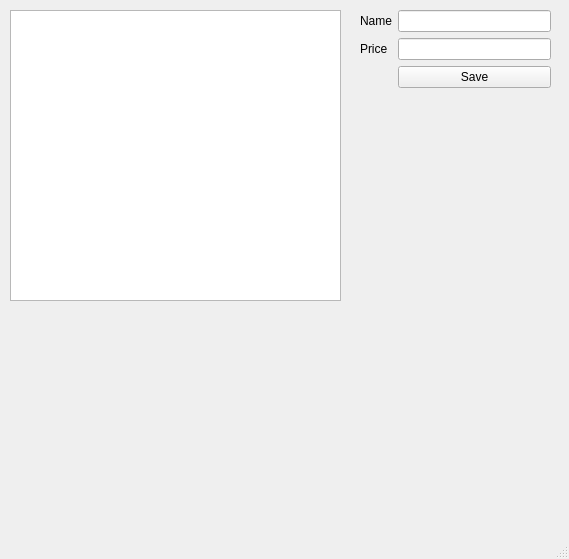
<?xml version="1.0" encoding="UTF-8"?>
<ui version="4.0">
 <class>MainWindow</class>
 <widget class="QMainWindow" name="MainWindow">
  <property name="geometry">
   <rect>
    <x>0</x>
    <y>0</y>
    <width>569</width>
    <height>559</height>
   </rect>
  </property>
  <property name="windowTitle">
   <string>MainWindow</string>
  </property>
  <widget class="QWidget" name="centralwidget">
   <widget class="QTableWidget" name="tableProducts">
    <property name="geometry">
     <rect>
      <x>10</x>
      <y>10</y>
      <width>331</width>
      <height>291</height>
     </rect>
    </property>
   </widget>
   <widget class="QWidget" name="formLayoutWidget">
    <property name="geometry">
     <rect>
      <x>360</x>
      <y>10</y>
      <width>191</width>
      <height>141</height>
     </rect>
    </property>
    <layout class="QFormLayout" name="formLayout">
     <item row="0" column="1">
      <widget class="QLineEdit" name="txtName"/>
     </item>
     <item row="1" column="1">
      <widget class="QLineEdit" name="txtPrice"/>
     </item>
     <item row="0" column="0">
      <widget class="QLabel" name="lblName">
       <property name="text">
        <string>Name</string>
       </property>
      </widget>
     </item>
     <item row="1" column="0">
      <widget class="QLabel" name="lblPrice">
       <property name="text">
        <string>Price</string>
       </property>
      </widget>
     </item>
     <item row="2" column="1">
      <widget class="QPushButton" name="btnSave">
       <property name="text">
        <string>Save</string>
       </property>
      </widget>
     </item>
    </layout>
   </widget>
  </widget>
  <widget class="QMenuBar" name="menubar">
   <property name="geometry">
    <rect>
     <x>0</x>
     <y>0</y>
     <width>569</width>
     <height>21</height>
    </rect>
   </property>
  </widget>
  <widget class="QStatusBar" name="statusbar"/>
 </widget>
 <resources/>
 <connections/>
</ui>
